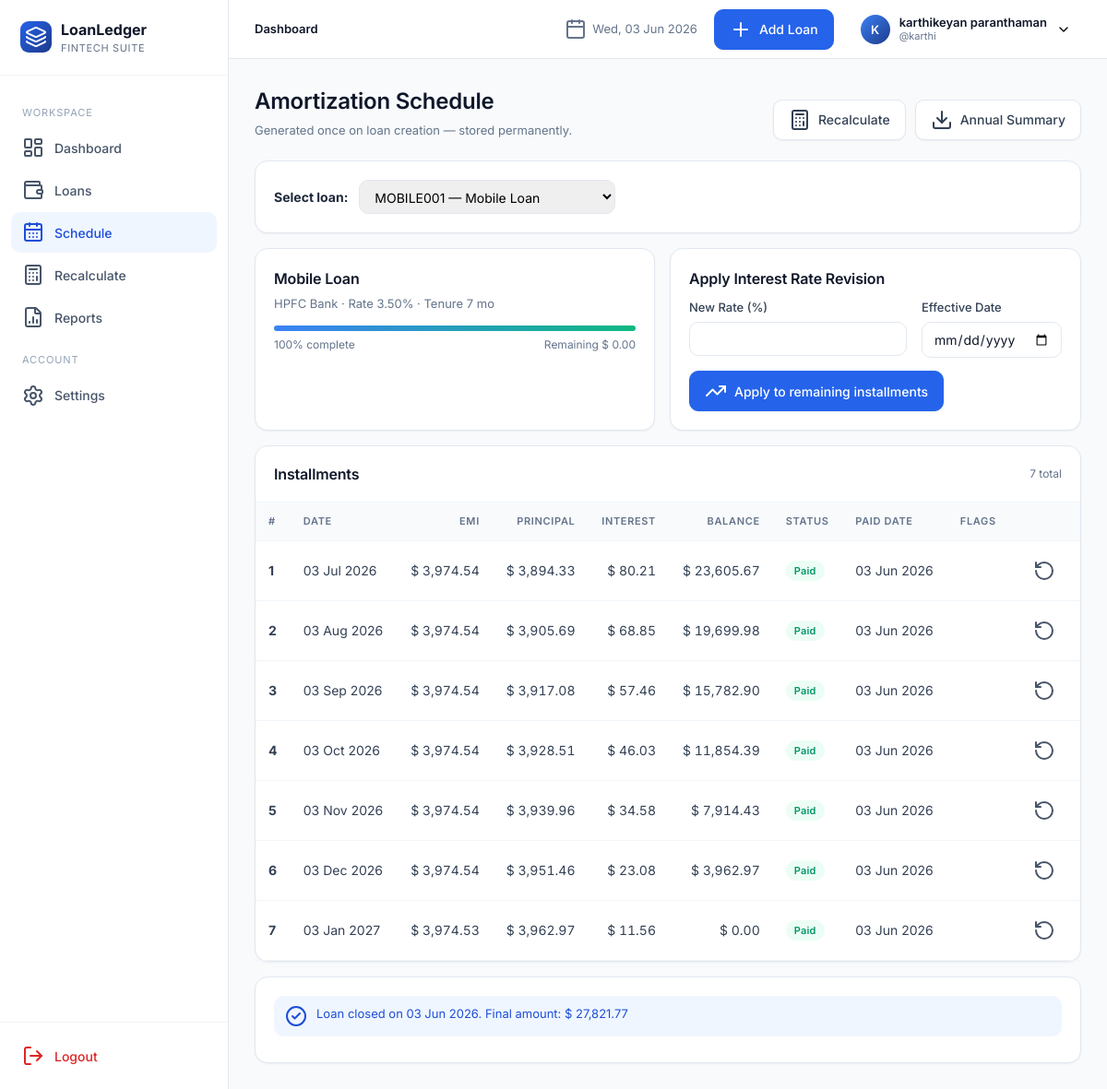
The page /schedule/ (signed in) on the database its author committed.
### app/models.py (models this page shows, shortened)
class User(UserMixin, db.Model):
    __tablename__ = "users"
    id = db.Column(db.Integer, primary_key=True)
    full_name = db.Column(db.String(120), nullable=False)
    username = db.Column(db.String(64), unique=True, nullable=False, index=True)
    email = db.Column(db.String(160), unique=True, nullable=False, index=True)
    password_hash = db.Column(db.String(256), nullable=False)
    preferred_currency = db.Column(db.String(8), default="INR")
    preferred_date_format = db.Column(db.String(20), default="%d %b %Y")
    created_at = db.Column(db.DateTime, default=datetime.utcnow)
    loans = db.relationship("Loan", backref="owner", lazy="dynamic", cascade="all, delete-orphan")

class Loan(db.Model):
    __tablename__ = "loans"
    id = db.Column(db.Integer, primary_key=True)
    user_id = db.Column(db.Integer, db.ForeignKey("users.id"), nullable=False, index=True)
    loan_id = db.Column(db.String(40), nullable=False, index=True)  # manual unique per user
    loan_name = db.Column(db.String(120), nullable=False)
    loan_category = db.Column(db.String(50), nullable=False, default="Personal")
    bank_name = db.Column(db.String(120), nullable=False)
    loan_amount = db.Column(db.Float, nullable=False)
    interest_rate = db.Column(db.Float, nullable=False)  # annual %
    down_payment = db.Column(db.Float, default=0)
    start_date = db.Column(db.Date, nullable=False)
    tenure_months = db.Column(db.Integer, nullable=False)
    loan_status = db.Column(db.String(20), default="Active", index=True)
    remaining_balance = db.Column(db.Float, default=0)
    completion_percentage = db.Column(db.Float, default=0)
    is_archived = db.Column(db.Boolean, default=False, index=True)
    balloon_date = db.Column(db.Date, nullable=True)
    balloon_amount = db.Column(db.Float, nullable=True)
    notes = db.Column(db.Text)
    closed_at = db.Column(db.DateTime, nullable=True)
    final_amount = db.Column(db.Float, nullable=True)
    closure_notes = db.Column(db.Text, nullable=True)
    created_at = db.Column(db.DateTime, default=datetime.utcnow)
    updated_at = db.Column(db.DateTime, default=datetime.utcnow, onupdate=datetime.utcnow)
    schedules = db.relationship("Schedule", backref="loan", lazy="dynamic",
                                cascade="all, delete-orphan", order_by="Schedule.month_index")
    __table_args__ = (db.UniqueConstraint("user_id", "loan_id", name="uq_user_loanid"),)

class Schedule(db.Model):
    __tablename__ = "schedules"
    id = db.Column(db.Integer, primary_key=True)
    loan_id = db.Column(db.Integer, db.ForeignKey("loans.id"), nullable=False, index=True)
    month_index = db.Column(db.Integer, nullable=False)
    payment_date = db.Column(db.Date, nullable=False)
    emi = db.Column(db.Float, nullable=False)
    principal = db.Column(db.Float, nullable=False)
    interest = db.Column(db.Float, nullable=False)
    remaining_balance = db.Column(db.Float, nullable=False)
    payment_status = db.Column(db.String(20), default="Pending")  # Pending / Paid / Overdue
    paid_date = db.Column(db.Date, nullable=True)
    notes = db.Column(db.String(255))
    is_balloon = db.Column(db.Boolean, default=False)
    is_revised = db.Column(db.Boolean, default=False)

### app/blueprints/schedule.py (the view)
@schedule_bp.route("/")
@login_required
def index():
    loans = current_user.loans.filter_by(is_archived=False).order_by(Loan.created_at.desc()).all()
    selected_id = request.args.get("loan_pk", type=int)
    loan = _get_loan(selected_id) if selected_id else (loans[0] if loans else None)
    revision_form = InterestRevisionForm()
    return render_template("schedule/index.html", loans=loans, loan=loan, revision_form=revision_form)

### app/forms.py
class InterestRevisionForm(FlaskForm):
    new_rate = FloatField("New Interest Rate (%)", validators=[DataRequired(), NumberRange(min=0, max=100)])
    effective_date = DateField("Effective Date", validators=[DataRequired()])
    submit = SubmitField("Apply Revision")

### app/utils.py (called while the page is built, shortened)
def format_currency(value, currency=None):
    if value is None:
        return "-"
    try:
        v = float(value)
    except Exception:
        return str(value)
    if currency is None and current_user and current_user.is_authenticated:
        currency = current_user.preferred_currency or "INR"
    currency = currency or "INR"
    sym = CURRENCY_SYMBOLS.get(currency, "")
    return f"{sym} {v:,.2f}"

def format_date(d, fmt=None):
    if not d:
        return "-"
    if fmt is None and current_user and current_user.is_authenticated:
        fmt = current_user.preferred_date_format or "%d %b %Y"
    fmt = fmt or "%d %b %Y"
    try:
        return d.strftime(fmt)
    except Exception:
        return str(d)

### app/templates/schedule/index.html (shortened to what this page needs)
{% extends "base.html" %}
{% block content %}
<div class="page-header">
  <div class="title-block">
    <h1>Amortization Schedule</h1>
    <div class="sub">Generated once on loan creation — stored permanently.</div>
  </div>
  <div class="actions">
    {% if loan %}
      <a href="{{ url_for('recalc.index', loan_pk=loan.id) }}" class="btn secondary">
        <i data-lucide="calculator"></i> Recalculate
      </a>
      <a href="{{ url_for('schedule.annual_summary_csv', loan_pk=loan.id) }}" class="btn secondary">
        <i data-lucide="download"></i> Annual Summary
      </a>
    {% endif %}
  </div>
</div>
{% if not loans %}
  <div class="card pad empty">
    <i data-lucide="calendar-x"></i>
    <h3>No loans yet</h3>
    <p>Create a loan to view its schedule.</p>
  </div>
{% else %}
  <div class="card" style="margin-bottom:16px">
    <div class="card-body" style="display:flex;align-items:center;gap:12px;flex-wrap:wrap">
      <strong>Select loan:</strong>
      <select onchange="location.href=this.value"
        style="padding:8px 12px;border:1px solid var(--slate-200);border-radius:10px">
        {% for l in loans %}
          <option value="{{ url_for('schedule.view', loan_pk=l.id) }}"
            {% if loan and l.id == loan.id %}selected{% endif %}>
            {{ l.loan_id }} — {{ l.loan_name }}
          </option>
        {% endfor %}
      </select>
    </div>
  </div>
  {% if loan %}
    <div class="grid grid-2" style="margin-bottom:16px">
      <div class="card pad">
        <h3 style="margin-bottom:6px">{{ loan.loan_name }}</h3>
        <div style="color:var(--slate-500);font-size:13px">
          {{ loan.bank_name }} · Rate {{ '%.2f'|format(loan.interest_rate) }}%
          · Tenure {{ loan.tenure_months }} mo
        </div>
        <div style="margin-top:14px">
          <div class="progress">
            <div class="progress-bar" style="width: {{ loan.completion_percentage }}%"></div>
          </div>
          <div style="display:flex;justify-content:space-between;font-size:12px;color:var(--slate-500);margin-top:6px">
            <span>{{ '%.0f'|format(loan.completion_percentage) }}% complete</span>
            <span>Remaining {{ loan.remaining_balance|money }}</span>
          </div>
        </div>
      </div>
      <div class="card pad">
        <h3 style="margin-bottom:10px">Apply Interest Rate Revision</h3>
        <form method="post" action="{{ url_for('schedule.revise_interest', loan_pk=loan.id) }}">
          <div class="form-grid">
            <div class="form-row">
              <label>New Rate (%)</label>
              {{ revision_form.new_rate() }}
            </div>
            <div class="form-row">
              <label>Effective Date</label>
              {{ revision_form.effective_date() }}
            </div>
          </div>
          <button class="btn">
            <i data-lucide="trending-up"></i>
            Apply to remaining installments
          </button>
        </form>
      </div>
    </div>
    <div class="card">
      <div class="card-header">
        <h3>Installments</h3>
        <span style="font-size:12px;color:var(--slate-500)">
          {{ loan.schedules.count() }} total
        </span>
      </div>
      <div class="table-wrap" style="max-height:640px;overflow-y:auto">
        <table class="tbl">
          <thead>
            <tr>
              <th>#</th>
              <th>Date</th>
              <th class="num">EMI</th>
              <th class="num">Principal</th>
              <th class="num">Interest</th>
              <th class="num">Balance</th>
              <th>Status</th>
              <th>Paid Date</th>
              <th>Flags</th>
              <th></th>
            </tr>
          </thead>
          <tbody>
            {% for s in loan.schedules %}
            <tr>
              <td><strong>{{ s.month_index }}</strong></td>
              <td>{{ s.payment_date|fdate }}</td>
              <td class="num">{{ s.emi|money }}</td>
              <td class="num">{{ s.principal|money }}</td>
              <td class="num">{{ s.interest|money }}</td>
              <td class="num">{{ s.remaining_balance|money }}</td>
              <td data-status>
                <span class="badge {{ s.payment_status }}">{{ s.payment_status }}</span>
              </td>
              <td>
                {{ s.paid_date|fdate if s.paid_date else '—' }}
              </td>
              <td>
              </td>
              <td>
                {% if s.payment_status == 'Paid' %}
                  <form method="post"
                        action="{{ url_for('schedule.undo_paid', loan_pk=loan.id, schedule_id=s.id) }}"
                        data-ajax="payment"
                        data-schedule-id="{{ s.id }}"
                        data-kind="undo"
                        style="display:inline">
                    <button class="btn ghost sm">
                      <i data-lucide="rotate-ccw"></i>
                    </button>
                  </form>
                {% endif %}
              </td>
            </tr>
            {% endfor %}
          </tbody>
        </table>
      </div>
    </div>
    {% if loan.loan_status == 'Completed' %}
      <div class="card" style="margin-top:16px">
        <div class="card-body">
          <div class="insight">
            <i data-lucide="check-circle-2"></i>
            Loan closed on {{ loan.closed_at|fdate }}.
            Final amount: {{ loan.final_amount|money }}
          </div>
        </div>
      </div>
    {% endif %}
  {% endif %}
{% endif %}
{% endblock %}

### app/templates/_topnav.html (shortened to what this page needs)
<header class="topnav">
  <div class="crumbs">
    {% block crumbs %}<strong>Dashboard</strong>{% endblock %}
  </div>
  <div class="date"><i data-lucide="calendar"></i> {{ now.strftime('%a, %d %b %Y') }}</div>
  {% if request.endpoint and not request.endpoint.startswith('settings.') %}
    <a href="{{ url_for('loans.add') }}" class="btn"><i data-lucide="plus"></i> Add Loan</a>
  {% endif %}
  <div class="profile">
    <button class="profile-btn">
      <div class="avatar">{{ current_user.full_name[:1]|upper }}</div>
      <div style="text-align:left;line-height:1.2">
        <div style="font-weight:600;font-size:13px;color:var(--slate-900)">{{ current_user.full_name }}</div>
        <div style="font-size:11px;color:var(--slate-500)">@{{ current_user.username }}</div>
      </div>
      <i data-lucide="chevron-down" style="width:16px;height:16px"></i>
    </button>
  </div>
</header>

### rows shown on the page
User: full_name "K", full_name "karthikeyan paranthaman", username "karthi"
Loan: loan_name "Mobile Loan", bank_name "HPFC Bank", interest_rate "3.50", tenure_months "7", completion_percentage "100", remaining_balance "$ 0.00", closed_at|fdate "03 Jun 2026", final_amount "$ 27,821.77"
Schedule: month_index "1", payment_date|fdate "03 Jul 2026", emi "$ 3,974.54", principal "$ 3,894.33", interest "$ 80.21", remaining_balance "$ 23,605.67", payment_status "Paid", paid_date|fdate "03 Jun 2026"
Schedule: month_index "2", payment_date|fdate "03 Aug 2026", emi "$ 3,974.54", principal "$ 3,905.69", interest "$ 68.85", remaining_balance "$ 19,699.98", payment_status "Paid", paid_date|fdate "03 Jun 2026"
Schedule: month_index "3", payment_date|fdate "03 Sep 2026", emi "$ 3,974.54", principal "$ 3,917.08", interest "$ 57.46", remaining_balance "$ 15,782.90", payment_status "Paid", paid_date|fdate "03 Jun 2026"
Schedule: month_index "4", payment_date|fdate "03 Oct 2026", emi "$ 3,974.54", principal "$ 3,928.51", interest "$ 46.03", remaining_balance "$ 11,854.39", payment_status "Paid", paid_date|fdate "03 Jun 2026"
Schedule: month_index "5", payment_date|fdate "03 Nov 2026", emi "$ 3,974.54", principal "$ 3,939.96", interest "$ 34.58", remaining_balance "$ 7,914.43", payment_status "Paid", paid_date|fdate "03 Jun 2026"
Schedule: month_index "6", payment_date|fdate "03 Dec 2026", emi "$ 3,974.54", principal "$ 3,951.46", interest "$ 23.08", remaining_balance "$ 3,962.97", payment_status "Paid", paid_date|fdate "03 Jun 2026"
Schedule: month_index "7", payment_date|fdate "03 Jan 2027", emi "$ 3,974.53", principal "$ 3,962.97", interest "$ 11.56", remaining_balance "$ 0.00", payment_status "Paid", paid_date|fdate "03 Jun 2026"

### other values the page prints
{{ loan.schedules.count() }} "7"
form field value "MOBILE001 — Mobile Loan"
